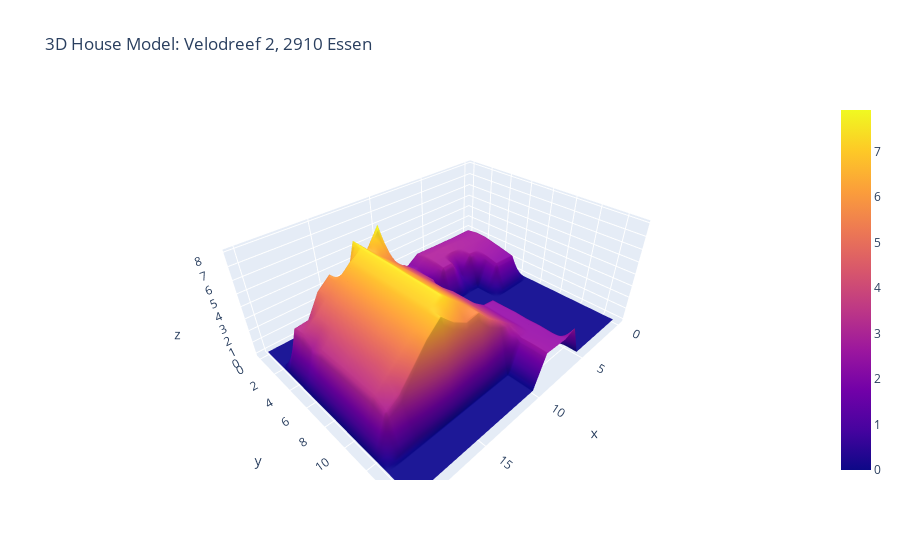

Notebook source saved alongside this figure:
### Code cell
z = chm
x, y = np.arange(chm.shape[1]),np.arange(chm.shape[0])
fig = go.Figure(data=[go.Surface(z=z, x=x, y=y)])
#fig = go.Figure(data=[go.Mesh3d(x=x, y=y, z=z, color='lightpink', opacity=0.50)])
fig.update_layout(title= f'3D House Model: {address}', autosize=False)
fig.show()

### Figure 1 — Plotly figure (JSON) as saved in the notebook; plotly's stock layout.template omitted (floating-point values rounded to 4 significant figures; data arrays with more than 128 entries replaced by an {"elided": "..."} marker saying what was removed)
{"data": [{"type": "surface", "x": [0, 1, 2, 3, 4, 5, 6, 7, 8, 9, 10, 11, 12, 13, 14, 15, 16, 17, 18, 19, 20], "y": [0, 1, 2, 3, 4, 5, 6, 7, 8, 9, 10, 11, 12, 13, 14, 15], "z": {"elided": "16x21 float values"}}], "layout": {"autosize": false, "title": {"text": "3D House Model: Velodreef 2, 2910 Essen"}}}
